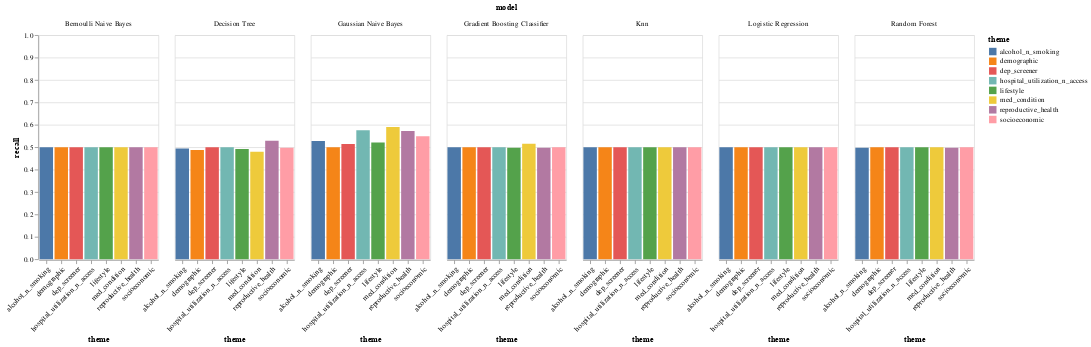

Notebook cell for this chart:
### Code cell
by_theme_recall

### Figure 1 — Vega-Lite specification as saved in the notebook (floating-point values rounded to 4 significant figures)
{"config": {"view": {"continuousWidth": 400, "continuousHeight": 300}}, "data": {"name": "data-d4903281e9e3808c4557b534c3dc04d2"}, "facet": {"field": "model", "type": "nominal"}, "spec": {"mark": "bar", "encoding": {"color": {"field": "theme", "type": "nominal"}, "x": {"axis": {"labelAngle": -45}, "field": "theme", "title": "theme", "type": "nominal"}, "y": {"field": "recall", "scale": {"domain": [0, 1]}, "title": "recall", "type": "quantitative"}}}, "$schema": "https://vega.github.io/schema/vega-lite/v4.17.0.json", "datasets": {"data-d4903281e9e3808c4557b534c3dc04d2": [{"model": "Gaussian Naive Bayes", "grouping": "Macro Avg", "precision": 0.5343, "recall": 0.5898, "f1-score": 0.5376, "support": 670.0, "accuracy": 0.8537, "theme": "med_condition"}, {"model": "Gaussian Naive Bayes", "grouping": "Macro Avg", "precision": 0.5309, "recall": 0.549, "f1-score": 0.5359, "support": 670.0, "accuracy": 0.897, "theme": "socioeconomic"}, {"model": "Gaussian Naive Bayes", "grouping": "Macro Avg", "precision": 0.5301, "recall": 0.5755, "f1-score": 0.5323, "support": 670.0, "accuracy": 0.8567, "theme": "hospital_utilization_n_access"}, {"model": "Decision Tree", "grouping": "Macro Avg", "precision": 0.5289, "recall": 0.5289, "f1-score": 0.5289, "support": 670.0, "accuracy": 0.9194, "theme": "reproductive_health"}, {"model": "Gradient Boosting Classifier", "grouping": "Macro Avg", "precision": 0.6449, "recall": 0.5151, "f1-score": 0.5184, "support": 670.0, "accuracy": 0.9537, "theme": "med_condition"}, {"model": "Gaussian Naive Bayes", "grouping": "Macro Avg", "precision": 0.5161, "recall": 0.5211, "f1-score": 0.5177, "support": 670.0, "accuracy": 0.9045, "theme": "lifestyle"}, {"model": "Decision Tree", "grouping": "Macro Avg", "precision": 0.4924, "recall": 0.4917, "f1-score": 0.492, "support": 670.0, "accuracy": 0.909, "theme": "lifestyle"}, {"model": "Bernoulli Naive Bayes", "grouping": "Macro Avg", "precision": 0.4776, "recall": 0.5, "f1-score": 0.4885, "support": 670.0, "accuracy": 0.9552, "theme": "reproductive_health"}, {"model": "Knn", "grouping": "Macro Avg", "precision": 0.4776, "recall": 0.5, "f1-score": 0.4885, "support": 670.0, "accuracy": 0.9552, "theme": "reproductive_health"}, {"model": "Gradient Boosting Classifier", "grouping": "Macro Avg", "precision": 0.4776, "recall": 0.5, "f1-score": 0.4885, "support": 670.0, "accuracy": 0.9552, "theme": "hospital_utilization_n_access"}, {"model": "Logistic Regression", "grouping": "Macro Avg", "precision": 0.4776, "recall": 0.5, "f1-score": 0.4885, "support": 670.0, "accuracy": 0.9552, "theme": "socioeconomic"}, {"model": "Bernoulli Naive Bayes", "grouping": "Macro Avg", "precision": 0.4776, "recall": 0.5, "f1-score": 0.4885, "support": 670.0, "accuracy": 0.9552, "theme": "hospital_utilization_n_access"}, {"model": "Gradient Boosting Classifier", "grouping": "Macro Avg", "precision": 0.4776, "recall": 0.5, "f1-score": 0.4885, "support": 670.0, "accuracy": 0.9552, "theme": "dep_screener"}, {"model": "Random Forest", "grouping": "Macro Avg", "precision": 0.4776, "recall": 0.5, "f1-score": 0.4885, "support": 670.0, "accuracy": 0.9552, "theme": "dep_screener"}, {"model": "Logistic Regression", "grouping": "Macro Avg", "precision": 0.4776, "recall": 0.5, "f1-score": 0.4885, "support": 670.0, "accuracy": 0.9552, "theme": "reproductive_health"}, {"model": "Knn", "grouping": "Macro Avg", "precision": 0.4776, "recall": 0.5, "f1-score": 0.4885, "support": 670.0, "accuracy": 0.9552, "theme": "med_condition"}, {"model": "Logistic Regression", "grouping": "Macro Avg", "precision": 0.4776, "recall": 0.5, "f1-score": 0.4885, "support": 670.0, "accuracy": 0.9552, "theme": "med_condition"}, {"model": "Bernoulli Naive Bayes", "grouping": "Macro Avg", "precision": 0.4776, "recall": 0.5, "f1-score": 0.4885, "support": 670.0, "accuracy": 0.9552, "theme": "med_condition"}, {"model": "Logistic Regression", "grouping": "Macro Avg", "precision": 0.4776, "recall": 0.5, "f1-score": 0.4885, "support": 670.0, "accuracy": 0.9552, "theme": "demographic"}, {"model": "Random Forest", "grouping": "Macro Avg", "precision": 0.4776, "recall": 0.5, "f1-score": 0.4885, "support": 670.0, "accuracy": 0.9552, "theme": "med_condition"}, {"model": "Bernoulli Naive Bayes", "grouping": "Macro Avg", "precision": 0.4776, "recall": 0.5, "f1-score": 0.4885, "support": 670.0, "accuracy": 0.9552, "theme": "dep_screener"}, {"model": "Knn", "grouping": "Macro Avg", "precision": 0.4776, "recall": 0.5, "f1-score": 0.4885, "support": 670.0, "accuracy": 0.9552, "theme": "dep_screener"}, {"model": "Decision Tree", "grouping": "Macro Avg", "precision": 0.4776, "recall": 0.5, "f1-score": 0.4885, "support": 670.0, "accuracy": 0.9552, "theme": "dep_screener"}, {"model": "Bernoulli Naive Bayes", "grouping": "Macro Avg", "precision": 0.4776, "recall": 0.5, "f1-score": 0.4885, "support": 670.0, "accuracy": 0.9552, "theme": "demographic"}, {"model": "Knn", "grouping": "Macro Avg", "precision": 0.4776, "recall": 0.5, "f1-score": 0.4885, "support": 670.0, "accuracy": 0.9552, "theme": "hospital_utilization_n_access"}, {"model": "Gaussian Naive Bayes", "grouping": "Macro Avg", "precision": 0.4776, "recall": 0.5, "f1-score": 0.4885, "support": 670.0, "accuracy": 0.9552, "theme": "demographic"}, {"model": "Gradient Boosting Classifier", "grouping": "Macro Avg", "precision": 0.4776, "recall": 0.5, "f1-score": 0.4885, "support": 670.0, "accuracy": 0.9552, "theme": "alcohol_n_smoking"}, {"model": "Logistic Regression", "grouping": "Macro Avg", "precision": 0.4776, "recall": 0.5, "f1-score": 0.4885, "support": 670.0, "accuracy": 0.9552, "theme": "lifestyle"}, {"model": "Logistic Regression", "grouping": "Macro Avg", "precision": 0.4776, "recall": 0.5, "f1-score": 0.4885, "support": 670.0, "accuracy": 0.9552, "theme": "alcohol_n_smoking"}, {"model": "Logistic Regression", "grouping": "Macro Avg", "precision": 0.4776, "recall": 0.5, "f1-score": 0.4885, "support": 670.0, "accuracy": 0.9552, "theme": "dep_screener"}, {"model": "Knn", "grouping": "Macro Avg", "precision": 0.4776, "recall": 0.5, "f1-score": 0.4885, "support": 670.0, "accuracy": 0.9552, "theme": "alcohol_n_smoking"}, {"model": "Logistic Regression", "grouping": "Macro Avg", "precision": 0.4776, "recall": 0.5, "f1-score": 0.4885, "support": 670.0, "accuracy": 0.9552, "theme": "hospital_utilization_n_access"}, {"model": "Bernoulli Naive Bayes", "grouping": "Macro Avg", "precision": 0.4776, "recall": 0.5, "f1-score": 0.4885, "support": 670.0, "accuracy": 0.9552, "theme": "socioeconomic"}, {"model": "Bernoulli Naive Bayes", "grouping": "Macro Avg", "precision": 0.4776, "recall": 0.5, "f1-score": 0.4885, "support": 670.0, "accuracy": 0.9552, "theme": "alcohol_n_smoking"}, {"model": "Knn", "grouping": "Macro Avg", "precision": 0.4776, "recall": 0.5, "f1-score": 0.4885, "support": 670.0, "accuracy": 0.9552, "theme": "lifestyle"}, {"model": "Random Forest", "grouping": "Macro Avg", "precision": 0.4776, "recall": 0.5, "f1-score": 0.4885, "support": 670.0, "accuracy": 0.9552, "theme": "lifestyle"}, {"model": "Bernoulli Naive Bayes", "grouping": "Macro Avg", "precision": 0.4776, "recall": 0.5, "f1-score": 0.4885, "support": 670.0, "accuracy": 0.9552, "theme": "lifestyle"}, {"model": "Gradient Boosting Classifier", "grouping": "Macro Avg", "precision": 0.4776, "recall": 0.4992, "f1-score": 0.4882, "support": 670.0, "accuracy": 0.9537, "theme": "demographic"}, {"model": "Decision Tree", "grouping": "Macro Avg", "precision": 0.4776, "recall": 0.4992, "f1-score": 0.4882, "support": 670.0, "accuracy": 0.9537, "theme": "hospital_utilization_n_access"}, {"model": "Random Forest", "grouping": "Macro Avg", "precision": 0.4776, "recall": 0.4992, "f1-score": 0.4882, "support": 670.0, "accuracy": 0.9537, "theme": "hospital_utilization_n_access"}, {"model": "Knn", "grouping": "Macro Avg", "precision": 0.4776, "recall": 0.4992, "f1-score": 0.4882, "support": 670.0, "accuracy": 0.9537, "theme": "socioeconomic"}, {"model": "Random Forest", "grouping": "Macro Avg", "precision": 0.4776, "recall": 0.4992, "f1-score": 0.4882, "support": 670.0, "accuracy": 0.9537, "theme": "demographic"}, {"model": "Gradient Boosting Classifier", "grouping": "Macro Avg", "precision": 0.4776, "recall": 0.4992, "f1-score": 0.4882, "support": 670.0, "accuracy": 0.9537, "theme": "socioeconomic"}, {"model": "Knn", "grouping": "Macro Avg", "precision": 0.4776, "recall": 0.4992, "f1-score": 0.4882, "support": 670.0, "accuracy": 0.9537, "theme": "demographic"}, {"model": "Random Forest", "grouping": "Macro Avg", "precision": 0.4776, "recall": 0.4992, "f1-score": 0.4882, "support": 670.0, "accuracy": 0.9537, "theme": "socioeconomic"}, {"model": "Decision Tree", "grouping": "Macro Avg", "precision": 0.4775, "recall": 0.4977, "f1-score": 0.4874, "support": 670.0, "accuracy": 0.9507, "theme": "socioeconomic"}, {"model": "Gradient Boosting Classifier", "grouping": "Macro Avg", "precision": 0.4775, "recall": 0.4977, "f1-score": 0.4874, "support": 670.0, "accuracy": 0.9507, "theme": "reproductive_health"}, {"model": "Random Forest", "grouping": "Macro Avg", "precision": 0.4775, "recall": 0.4977, "f1-score": 0.4874, "support": 670.0, "accuracy": 0.9507, "theme": "alcohol_n_smoking"}, {"model": "Random Forest", "grouping": "Macro Avg", "precision": 0.4775, "recall": 0.4977, "f1-score": 0.4874, "support": 670.0, "accuracy": 0.9507, "theme": "reproductive_health"}, {"model": "Gradient Boosting Classifier", "grouping": "Macro Avg", "precision": 0.4775, "recall": 0.4977, "f1-score": 0.4874, "support": 670.0, "accuracy": 0.9507, "theme": "lifestyle"}, {"model": "Decision Tree", "grouping": "Macro Avg", "precision": 0.4773, "recall": 0.4938, "f1-score": 0.4854, "support": 670.0, "accuracy": 0.9433, "theme": "alcohol_n_smoking"}, {"model": "Decision Tree", "grouping": "Macro Avg", "precision": 0.4771, "recall": 0.4875, "f1-score": 0.4822, "support": 670.0, "accuracy": 0.9313, "theme": "demographic"}, {"model": "Decision Tree", "grouping": "Macro Avg", "precision": 0.4767, "recall": 0.4797, "f1-score": 0.4782, "support": 670.0, "accuracy": 0.9164, "theme": "med_condition"}, {"model": "Gaussian Naive Bayes", "grouping": "Macro Avg", "precision": 0.526, "recall": 0.5719, "f1-score": 0.175, "support": 670.0, "accuracy": 0.1821, "theme": "reproductive_health"}, {"model": "Gaussian Naive Bayes", "grouping": "Macro Avg", "precision": 0.5151, "recall": 0.5279, "f1-score": 0.1268, "support": 670.0, "accuracy": 0.1284, "theme": "alcohol_n_smoking"}, {"model": "Gaussian Naive Bayes", "grouping": "Macro Avg", "precision": 0.523, "recall": 0.5141, "f1-score": 0.07134, "support": 670.0, "accuracy": 0.07164, "theme": "dep_screener"}]}}
